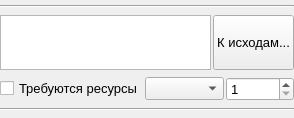
<?xml version="1.0" encoding="UTF-8"?>
<ui version="4.0">
 <class>CVariantWidget</class>
 <widget class="QWidget" name="CVariantWidget">
  <property name="geometry">
   <rect>
    <x>0</x>
    <y>0</y>
    <width>294</width>
    <height>118</height>
   </rect>
  </property>
  <property name="font">
   <font>
    <pointsize>10</pointsize>
   </font>
  </property>
  <property name="windowTitle">
   <string>Form</string>
  </property>
  <layout class="QVBoxLayout" name="verticalLayout">
   <property name="spacing">
    <number>2</number>
   </property>
   <property name="leftMargin">
    <number>0</number>
   </property>
   <property name="topMargin">
    <number>0</number>
   </property>
   <property name="rightMargin">
    <number>0</number>
   </property>
   <property name="bottomMargin">
    <number>0</number>
   </property>
   <item>
    <widget class="Line" name="line_2">
     <property name="orientation">
      <enum>Qt::Horizontal</enum>
     </property>
    </widget>
   </item>
   <item>
    <layout class="QHBoxLayout" name="horizontalLayout_2">
     <item>
      <widget class="QTextEdit" name="te_text">
       <property name="minimumSize">
        <size>
         <width>0</width>
         <height>55</height>
        </size>
       </property>
       <property name="maximumSize">
        <size>
         <width>16777215</width>
         <height>55</height>
        </size>
       </property>
      </widget>
     </item>
     <item>
      <widget class="QPushButton" name="pb_toStage">
       <property name="minimumSize">
        <size>
         <width>0</width>
         <height>55</height>
        </size>
       </property>
       <property name="text">
        <string>К исходам...</string>
       </property>
      </widget>
     </item>
    </layout>
   </item>
   <item>
    <layout class="QHBoxLayout" name="horizontalLayout">
     <item>
      <widget class="QCheckBox" name="ch_needResource">
       <property name="font">
        <font>
         <pointsize>10</pointsize>
        </font>
       </property>
       <property name="text">
        <string>Требуются ресурсы</string>
       </property>
      </widget>
     </item>
     <item>
      <widget class="QComboBox" name="cb_resources"/>
     </item>
     <item>
      <widget class="QSpinBox" name="sp_resourceCount">
       <property name="minimum">
        <number>1</number>
       </property>
       <property name="maximum">
        <number>99999</number>
       </property>
      </widget>
     </item>
    </layout>
   </item>
   <item>
    <widget class="Line" name="line">
     <property name="orientation">
      <enum>Qt::Horizontal</enum>
     </property>
    </widget>
   </item>
  </layout>
 </widget>
 <resources/>
 <connections/>
</ui>
